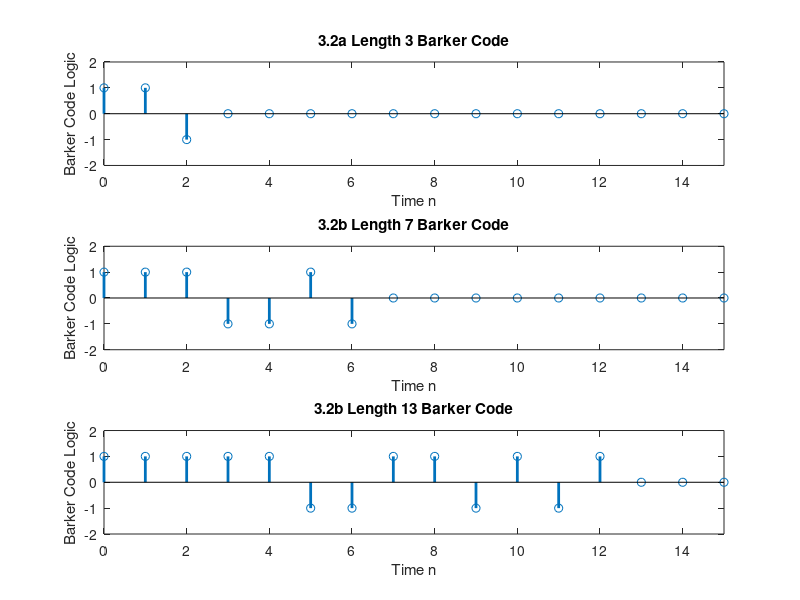
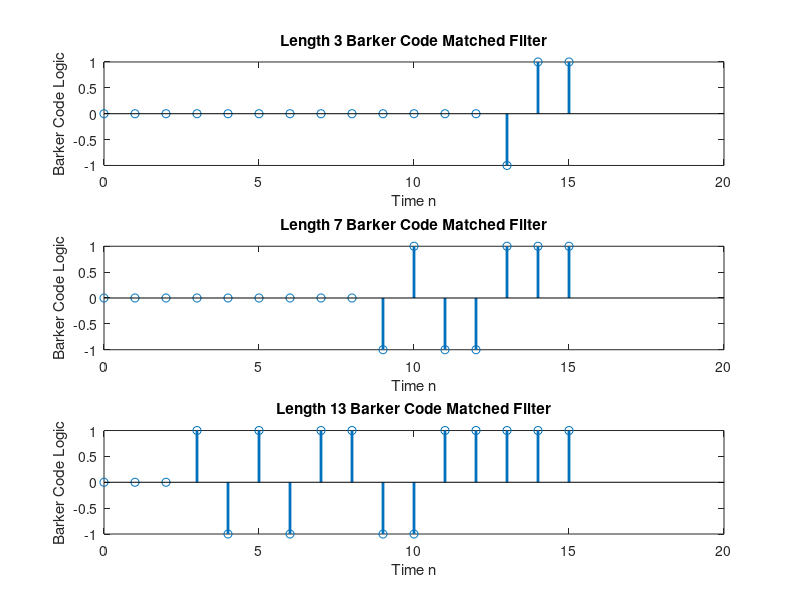
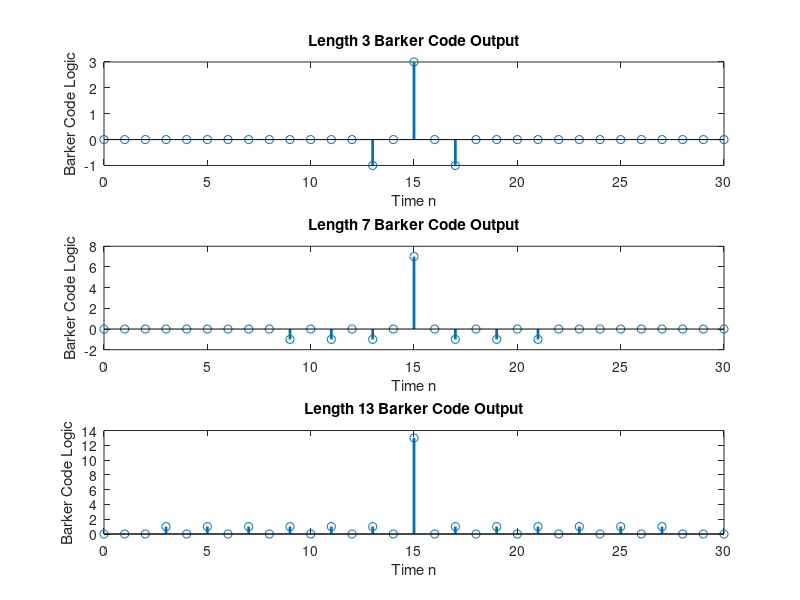
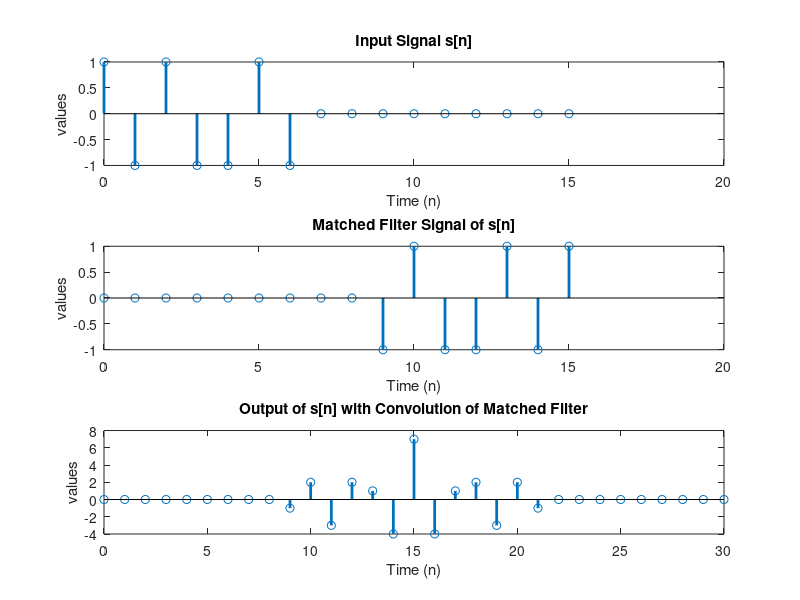

These figures' MATLAB source, in order: (Note: this script raises an error after producing the figures.)
%3.2a - Length 3 Barker Code generated.
nb3 = 0:15;
b3=[1 1 -1 zeros(1,13)];

figure(1)
subplot(311)
stem(nb3,b3,'linewidth',2)
xlabel('Time n')
ylabel('Barker Code Logic')
title('3.2a Length 3 Barker Code')
xlim([0 15])
ylim([-2 2])



%3.2b - Repeated process for the other two codes.
nb7 = 0:15;
b7=[1 1 1 -1 -1 1 -1 zeros(1,9) ];

nb13 = 0:15;
b13=[1 1 1 1 1 -1 -1 1 1 -1 1 -1 1 zeros(1,3) ];

subplot(312)
stem(nb7,b7,'linewidth',2)
xlabel('Time n')
ylabel('Barker Code Logic')
title('3.2b Length 7 Barker Code')
xlim([0 15])
ylim([-2 2])

subplot(313)
stem(nb13,b13,'linewidth',2)
xlabel('Time n')
ylabel('Barker Code Logic')
title('3.2b Length 13 Barker Code')
xlim([0 15])
ylim([-2 2])

%3.3b
nb3 = 0:15;
b3=[1 1 -1 zeros(1,13) ];
nb7 = 0:15;
b7=[1 1 1 -1 -1 1 -1 zeros(1,9)];
nb13 = 0:15;
b13=[1 1 1 1 1 -1 -1 1 1 -1 1 -1 1 zeros(1,3)];
b3n = fliplr(b3);
b7n = fliplr(b7);
b13n = fliplr(b13);

figure(2)
subplot(311)
stem(nb3,b3n,'linewidth',2)
xlabel('Time n')
ylabel('Barker Code Logic')
title('Length 3 Barker Code Matched Filter')


subplot(312)
stem(nb3,b7n,'linewidth',2)
xlabel('Time n')
ylabel('Barker Code Logic')
title('Length 7 Barker Code Matched Filter')


subplot(313)
stem(nb3,b13n,'linewidth',2)
xlabel('Time n')
ylabel('Barker Code Logic')
title('Length 13 Barker Code Matched Filter')
		
%3.3c) 
nb3 = 0:15;
b3=[1 1 -1 zeros(1,13) ];
nb7 = 0:15;
b7=[1 1 1 -1 -1 1 -1 zeros(1,9)];
nb13 = 0:15;
b13=[1 1 1 1 1 -1 -1 1 1 -1 1 -1 1 zeros(1,3)];

b3n = fliplr(b3);
b7n = fliplr(b7);
b13n = fliplr(b13);

b3conv = conv(b3,b3n);
b3con = 0:30;
b7conv = conv(b7,b7n);
b13conv = conv(b13,b13n);

figure(3)
subplot(311)
stem(b3con,b3conv,'linewidth',2)
xlabel('Time n')
ylabel('Barker Code Logic')
title('Length 3 Barker Code Output')


subplot(312)
stem(b3con,b7conv,'linewidth',2)
xlabel('Time n')
ylabel('Barker Code Logic')
title('Length 7 Barker Code Output')


subplot(313)
stem(b3con,b13conv,'linewidth',2)
xlabel('Time n')
ylabel('Barker Code Logic')
title('Length 13 Barker Code Output')

%3.3d

time = 0:15;
s = [1 -1 1 -1 -1 1 -1 zeros(1,9)];
sf = fliplr(s);
timeconv = 0:30;
sconv = conv(s,sf);

figure(4)
subplot(311)
stem(time,s,'linewidth',2)
xlabel('Time (n)')
ylabel('values')
title('Input Signal s[n]')

subplot(312)
stem(time,sf,'linewidth',2)
xlabel('Time (n)')
ylabel('values')
title('Matched Filter Signal of s[n]')

subplot(313)
stem(timeconv,sconv,'linewidth',2)
xlabel("Time (n)")
ylabel("values")
title("Output of s[n] with Convolution of Matched Filter")


%3.3e
b13=[1 1 1 1 1 -1 -1 1 1 -1 1 -1 1 zeros(1,3)];
D = 13;
testr = [zeros(1,D) b13 zeros(1,500-13-D)];
time = 0:1004;
matched = fliplr(testr);
output = conv(testr,matched);

figure(5)
stem(time,output,'linewidth',2)
xlabel('Time (n)')
ylabel('values')
title('Output after Convolution with Signal and Matched Filter')

%3.3f
load proj1_mysterysig_fall21.mat    %First we load the data necessary.
sig1 = noisyr12;
figure(6)    %graph of original input signal
plot(0:length(sig1)-1,sig1,'linewidth',2)
ylim([-2 2])
xlabel('Time n')
ylabel('Signal Value')
title('Mystery Signal 12 (noisyr12)')



n = 0:15;   %timeline n
N = 12;      %necessary delay for causality in a length 13 Barker code from part 3.3a
nf = -fliplr(n);  %n flipped
nfc = nf + N;     %n flipped made causal

b13 = [1 1 1 1 1 -1 -1 1 1 -1 1 -1 1 zeros(1,3)]; %length 13 Barker Code
b13f = fliplr(b13);                                %b13 flipped in time




figure(7)       %b13 accounted for shifted time axis
stem(nfc,b13f,'linewidth',2)
ylim([-2 2])
xlabel('Time n')
ylabel('Signal Value')
title('Causal Length 13 Barker Code')


b13fc = fliplr([1 1 1 1 1 -1 -1 1 1 -1 1 -1 1]); %b13 flipped in time and delayed by 12

sig2 = conv(sig1,b13fc);        %convolution of original signal with causal flipped length 13 Barker Code

sig2n = 0:length(sig2)-1;  %Time n not accounting for shift.

figure(8)
plot(sig2n,sig2,'linewidth',2)
ylim([-5 15])
xlim([-13 length(sig2)])
xlabel('Time n')
ylabel('Signal Value')
title('p[n], Not accounting for N, Barker Code Located at x[403]')
%We can see a spike at 403, but have not accounted for the shift of the Barker Code due to causality yet.



sig3n = (0-N):length(sig2)-N-1; 
%since the barker code was made causal by shifting it 12, we must make the output shift 12 as well to line up the convolution result.

figure(9)
plot(sig3n,sig2,'linewidth',2)
ylim([-5 15])
xlim([-13 length(sig2)])
xlabel('Time n')
ylabel('Signal Value')
title('p[n], Barker Code Located at x[391]')
%Since we see a spike at 391, we can estimate D to be 391.

